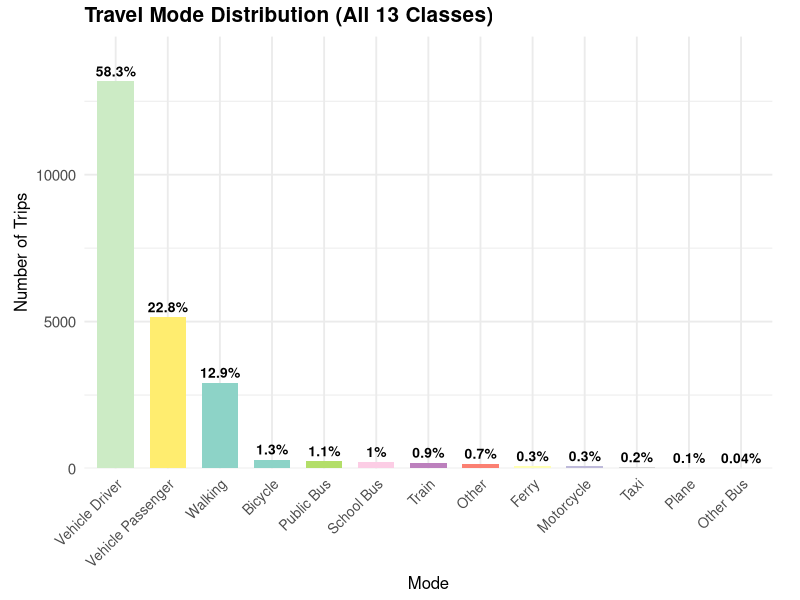

This figure's R source: (Note: this script raises an error after producing the figure.)
## ---- chunk 1
knitr::opts_chunk$set(echo = FALSE, warning = FALSE, message = FALSE, fig.align = "center")

# Load required libraries
library(dplyr)
library(ggplot2)
library(knitr)
library(readr)
library(tidyr)
library(scales)

# Set theme for all plots
theme_set(theme_minimal(base_size = 14))
## ---- chunk 2
# Actual class distribution from Week 7 dataset (STOP_MAINMODE)
mode_data <- data.frame(
  Mode = c("Vehicle Driver", "Vehicle Passenger", "Walking", "Bicycle",
           "Public Bus", "School Bus", "Train", "Other",
           "Ferry", "Motorcycle", "Taxi", "Plane", "Other Bus"),
  Count = c(13176, 5146, 2919, 303, 247, 223, 194, 164, 79, 73, 42, 13, 8),
  Percentage = c(58.30, 22.80, 12.90, 1.30, 1.10, 1.00, 0.90, 0.70, 0.30, 0.30, 0.20, 0.10, 0.04)
)

ggplot(mode_data, aes(x = reorder(Mode, -Count), y = Count, fill = Mode)) +
  geom_col(width = 0.7) +
  geom_text(aes(label = paste0(Percentage, "%")), vjust = -0.5, size = 3.5, fontface = "bold") +
  scale_fill_manual(values = rep(RColorBrewer::brewer.pal(12, "Set3"), length.out = 13)) +
  scale_y_continuous(limits = c(0, 14000), expand = expansion(mult = c(0, 0.05))) +
  labs(title = "Travel Mode Distribution (All 13 Classes)",
       x = "Mode", y = "Number of Trips") +
  theme(axis.text.x = element_text(angle = 45, hjust = 1, size = 10),
        axis.text.y = element_text(size = 11),
        axis.title = element_text(size = 12),
        plot.title = element_text(size = 15, face = "bold"),
        legend.position = "none",
        plot.margin = margin(5, 20, 5, 10))
## ---- chunk 3
knitr::include_graphics("figures/3c3e076a79850f23c0094572ba325240.png")
## ---- chunk 4
knitr::include_graphics("figures/d172ed278a286e7a685cdc0525ae8745.png")
## ---- chunk 5
knitr::include_graphics("figures/ba6cbae66ca1b8a816d387e535619f89.png")
## ---- chunk 6
# Before/After comparison - focus on data leakage removal
preprocessing_data <- data.frame(
  Dataset = rep(c("Initial Dataset", "After Cleaning"), each = 2),
  Category = rep(c("Total Variables", "Vehicle Proxies"), 2),
  Count = c(163, 25,  # Before: 163 total, 25 proxies
            92, 0)     # After: 92 total, 0 proxies (removed 81 total, added 9)
)

ggplot(preprocessing_data, aes(x = Category, y = Count, fill = Dataset)) +
  geom_col(position = "dodge", width = 0.7) +
  geom_text(aes(label = Count), position = position_dodge(width = 0.7),
            vjust = -0.5, size = 5, fontface = "bold") +
  scale_fill_manual(values = c("Initial Dataset" = "#E74C3C",
                                 "After Cleaning" = "#27AE60")) +
  scale_y_continuous(limits = c(0, 180), expand = expansion(mult = c(0, 0.05))) +
  labs(title = "Dataset Transformation: Removing Data Leakage",
       y = "Number of Variables", x = NULL) +
  theme(legend.position = "top",
        legend.title = element_blank(),
        legend.text = element_text(size = 14),
        axis.text = element_text(size = 12),
        axis.title = element_text(size = 13),
        plot.title = element_text(size = 16, face = "bold"))
## ---- chunk 7
# ACTUAL model performance results from optimization logs
model_results <- data.frame(
  Model = c("Random Forest", "XGBoost", "GLM-NET", "SVM", "Decision Tree"),
  Accuracy = c(0.9258, 0.9399, 0.9052, 0.7702, 0.8862),
  `Macro-F1` = c(0.7153, 0.8476, 0.6225, 0.5031, 0.4311),
  `Macro-Precision` = c(0.9410, 0.8718, 0.7297, 0.5762, 0.4462),
  `Macro-Recall` = c(0.6147, 0.8527, 0.5890, 0.2438, 0.4266),
  check.names = FALSE
)

# Reshape for plotting
model_metrics <- model_results %>%
  pivot_longer(cols = c(Accuracy, `Macro-F1`, `Macro-Precision`, `Macro-Recall`),
               names_to = "Metric",
               values_to = "Score")

# Grouped by Metric - x-axis = Metric, colored bars = Models
ggplot(model_metrics, aes(x = Metric, y = Score, fill = Model)) +
  geom_col(position = "dodge", width = 0.75) +
  geom_text(aes(label = sprintf("%.2f", Score)),
            position = position_dodge(width = 0.75),
            vjust = -0.3, size = 3.3, fontface = "bold") +
  scale_fill_manual(values = c("XGBoost" = "#E67E22",
                                 "Random Forest" = "#3498DB",
                                 "GLM-NET" = "#9B59B6",
                                 "SVM" = "#E74C3C",
                                 "Decision Tree" = "#1ABC9C")) +
  scale_y_continuous(limits = c(0, 1.05),
                     labels = function(x) sprintf("%.2f", x),
                     expand = expansion(mult = c(0, 0)),
                     breaks = seq(0, 1, 0.25)) +
  labs(x = NULL, y = "Score") +
  theme(legend.position = "top",
        legend.title = element_blank(),
        legend.text = element_text(size = 13),
        axis.text.x = element_text(size = 12),
        axis.text.y = element_text(size = 11),
        axis.title.y = element_text(size = 12),
        plot.margin = margin(5, 15, 5, 5))
